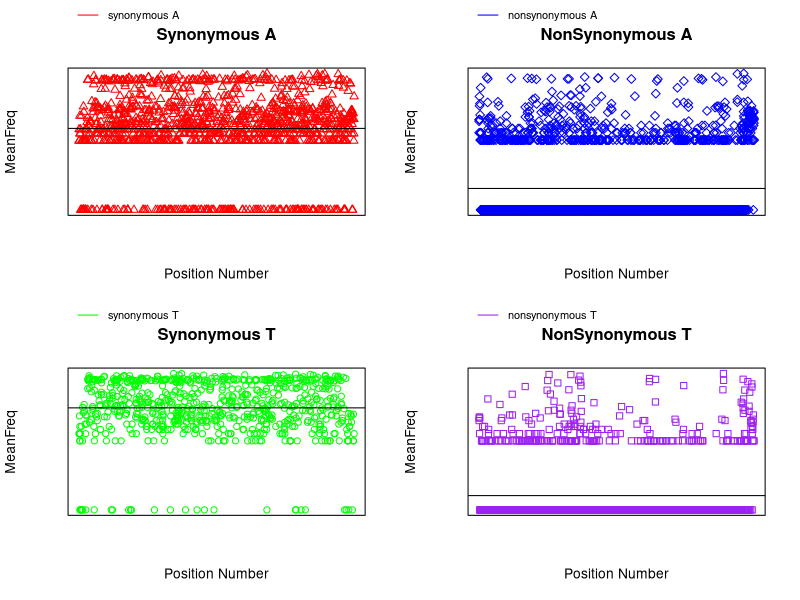
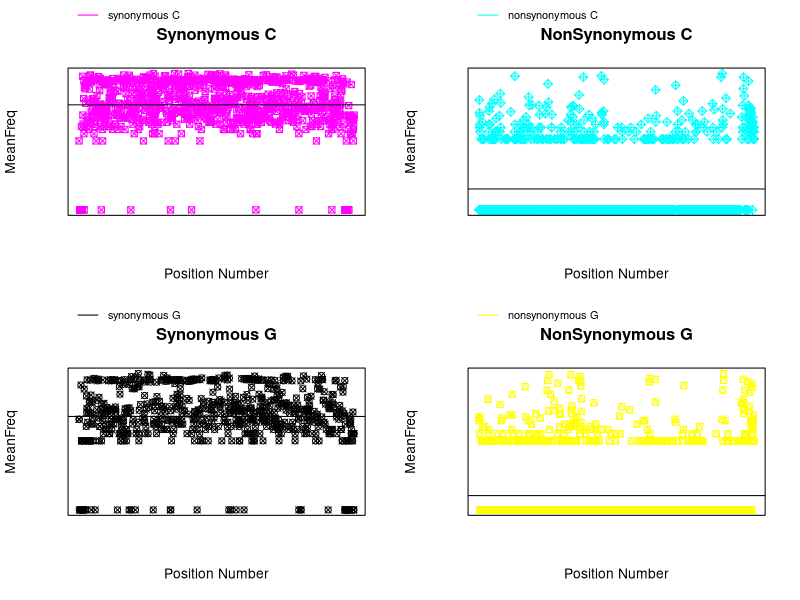

Recreate these plots in R, in order.
#Read in CSV file
Dengue<-read.csv("DengueVirus1.fasta_pruned.mu.trim05_DF.csv")
#select for only synonymous sites in Dengue file
synonymous<-which(Dengue$TypeOfSite=='syn')
#subset data into synonymous sites and designated wildtype nucleotide
synonymousA<-subset(Dengue, wtnt=='a' & TypeOfSite=='syn')
synonymousT<-subset(Dengue, wtnt=='t' & TypeOfSite=='syn') 
#binds synonymous subset data into a new dataset
synonymous<-rbind(synonymousA, synonymousT)
#select for only nonsynonymous sites in Dengue file
nonsynonymous<-which(Dengue$TypeOfSite=='nonsyn')
#subset data into nonsynonymous sites and designated wildtypes
nonsynonymousA<-subset(Dengue, wtnt=='a' & TypeOfSite=='nonsyn')
nonsynonymousT<-subset(Dengue, wtnt=='t' & TypeOfSite=='nonsyn')
#binds nonsynonymous subset data into a new dataset
nonsynonymous<-rbind(nonsynonymousA, nonsynonymousT)
#subset data into synonymous sites and designated wildtypes
synonymousC<-subset(Dengue, wtnt=='c' & TypeOfSite=='syn')
synonymousG<-subset(Dengue, wtnt=='g' & TypeOfSite=='syn')
#subset data into nonsynonymous sites and designated wildtypes
nonsynonymousC<-subset(Dengue, wtnt=='c' & TypeOfSite=='nonsyn')
nonsynonymousG<-subset(Dengue, wtnt=='g' & TypeOfSite=='nonsyn')

#A and T synonymous and nonsynonymous graphs

#splits the graph into 4 sections, 2 rows 2 columns 
layout(matrix(c(1,2,3,4), nrow=2, byrow = TRUE))
#log meanfreq to get rid of 0's and make graph easier to read
plot(synonymousA$num,log10(synonymousA$MeanFreq+.000001), col = "red",xaxt="n", 
     #pch creates the shape of the plotted points
     yaxt="n",xlab="Position Number", ylab="MeanFreq",main="Synonymous A", pch=2)
#abline creates a line where the mean of all the points are located
abline(h=mean(log10(synonymousA$MeanFreq+.000001)))
#creates a legend:inset is coordinates where the legend lies

legend("topleft",inset=c(0,-0.45), legend=c
       ("synonymous A"),col="red", horiz=TRUE, 
#lty is type of line used,cex is size of legend, xpd allows legend to lie outside the plot,bty is type of box around legend       
       lty=1, cex=0.8,xpd=TRUE,bty='n')
#plots continue 
plot(nonsynonymousA$num,log10(nonsynonymousA$MeanFreq+.000001), col = "blue",xaxt="n", yaxt="n",xlab="Position Number", ylab="MeanFreq",main="NonSynonymous A", pch = 5)
abline(h=mean(log10(nonsynonymousA$MeanFreq+.000001)))
legend("topleft",inset=c(0,-0.45), legend=c
       ("nonsynonymous A"),col="blue", horiz=TRUE, lty=1:1, cex=0.8,xpd=TRUE,bty='n')

plot(synonymousT$num,log10(synonymousT$MeanFreq+.000001), col = "green",xaxt="n", yaxt="n",xlab="Position Number", ylab="MeanFreq",main="Synonymous T")
abline(h=mean(log10(synonymousT$MeanFreq+.000001)))
legend("topleft",inset=c(0,-0.45), legend=c
       ("synonymous T"),col="green", horiz=TRUE, lty=1:1, cex=0.8,xpd=TRUE,bty='n')

plot(nonsynonymousT$num,log10(nonsynonymousT$MeanFreq+.000001), col = "purple",xaxt="n", yaxt="n",xlab="Position Number", ylab="MeanFreq",main="NonSynonymous T", pch=0)
abline(h=mean(log10(nonsynonymousT$MeanFreq+.000001)))
legend("topleft",inset=c(0,-0.45), legend=c
       ("nonsynonymous T"),col="purple", horiz=TRUE, lty=1:1, cex=0.8,xpd=TRUE,bty='n')

#Plot C and G synonymous and nonsynonymous graphs
layout(matrix(c(1,2,3,4), 2, 2, byrow = TRUE))
plot(synonymousC$num,log10(synonymousC$MeanFreq+.000001), col = "magenta",xaxt="n", yaxt="n",xlab="Position Number", ylab="MeanFreq",main="Synonymous C", pch=7)
abline(h=mean(log10(synonymousC$MeanFreq+.000001)))
legend("topleft",inset=c(0,-0.45), legend=c
       ("synonymous C"),col="magenta", horiz=TRUE, lty=1:1, cex=0.8,xpd=TRUE,bty='n')

plot(nonsynonymousC$num,log10(nonsynonymousC$MeanFreq+.000001), col = "cyan",xaxt="n", yaxt="n",xlab="Position Number", ylab="MeanFreq",main="NonSynonymous C", pch = 9)
abline(h=mean(log10(nonsynonymousC$MeanFreq+.000001)))
legend("topleft",inset=c(0,-0.45), legend=c
       ("nonsynonymous C"),col="cyan", horiz=TRUE, lty=1:1, cex=0.8,xpd=TRUE,bty='n')

plot(synonymousG$num,log10(synonymousG$MeanFreq+.000001), col = "black",xaxt="n", yaxt="n",xlab="Position Number", ylab="MeanFreq",main="Synonymous G",pch=13)
abline(h=mean(log10(synonymousG$MeanFreq+.000001)))
legend("topleft",inset=c(0,-0.45), legend=c
       ("synonymous G"),col="black", horiz=TRUE, lty=1:1, cex=0.8,xpd=TRUE,bty='n')

plot(nonsynonymousT$num,log10(nonsynonymousT$MeanFreq+.000001), col = "yellow",xaxt="n", yaxt="n",xlab="Position Number", ylab="MeanFreq",main="NonSynonymous G", pch=14)
abline(h=mean(log10(nonsynonymousT$MeanFreq+.000001)))
legend("topleft",inset=c(0,-0.45), legend=c
       ("nonsynonymous G"),col="yellow", horiz=TRUE, lty=1:1, cex=0.8,xpd=TRUE,bty='n')
